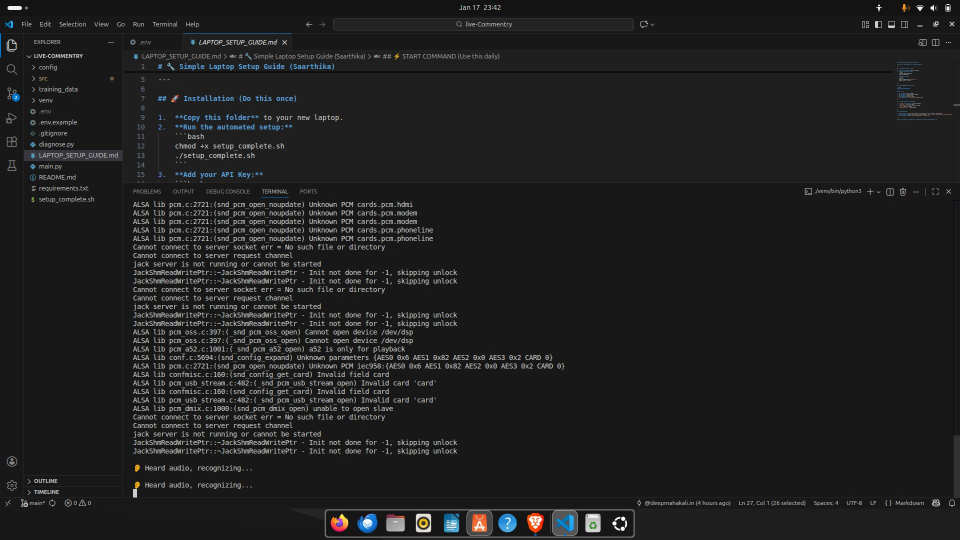
#> input picture training_data/gold_dataset/frame_20260117_234234.jpg, 1920 x 1080 px (shown at 1/2 size)
$ python -i advanced_image_processor.py   (imports and definitions only)
#> lines starting #> are read from the running program, lines starting #| are printed output that depends on the picture; after the words box and inside, x2 and y2 are one past the last pixel; in counts of white or black regions, pixels touching at a corner belong together
#> further down, picture is the input picture: PIL image 1920x1080 RGB; mean R, G, B 31.8, 32.1, 32.2
#!/usr/bin/env python3
"""
🖼️ Advanced Image Processing Module
Enhances screenshots for better AI vision model performance

Features:
- Multi-scale preprocessing
- Contrast enhancement
- Edge detection integration
- Object highlighting
- Scene segmentation
- Motion detection (between frames)
"""

import numpy as np
from PIL import Image, ImageEnhance, ImageFilter, ImageDraw
from typing import Tuple, Optional, List
import cv2
import io
import base64


class AdvancedImageProcessor:
    """Advanced image preprocessing for AI vision models"""

    def __init__(self, target_size: int = 1024, enhance_mode: str = 'balanced'):
        """
        Initialize image processor

        Args:
            target_size: Maximum width/height for processed images
            enhance_mode: 'speed', 'balanced', or 'quality'
        """
        self.target_size = target_size
        self.enhance_mode = enhance_mode
        self.previous_frame = None

        # Enhancement settings based on mode
        self.settings = {
            'speed': {
                'size': 768,
                'quality': 85,
                'sharpness': 1.0,
                'contrast': 1.0,
                'brightness': 1.0,
            },
            'balanced': {
                'size': 1024,
                'quality': 92,
                'sharpness': 1.3,
                'contrast': 1.15,
                'brightness': 1.05,
            },
            'quality': {
                'size': 1280,
                'quality': 98,
                'sharpness': 1.5,
                'contrast': 1.25,
                'brightness': 1.1,
            }
        }

        self.current_settings = self.settings.get(enhance_mode, self.settings['balanced'])

    def preprocess_for_vision_model(self, img: Image.Image,
                                   detect_motion: bool = True) -> Image.Image:
        """
        Complete preprocessing pipeline for vision models

        Args:
            img: Input PIL Image
            detect_motion: Whether to detect motion from previous frame

        Returns:
            Enhanced PIL Image
        """
        # Step 1: Resize intelligently
        img = self._smart_resize(img)

        # Step 2: Enhance contrast and brightness
        img = self._enhance_visibility(img)

        # Step 3: Sharpen details
        img = self._sharpen_details(img)

        # Step 4: Detect motion regions (if enabled)
        if detect_motion and self.previous_frame is not None:
            img = self._highlight_motion_regions(img)

        # Step 5: Enhance UI elements detection
        img = self._enhance_ui_elements(img)

        # Store for next frame
        self.previous_frame = img.copy()

        return img

    def _smart_resize(self, img: Image.Image) -> Image.Image:
        """Intelligent resizing that preserves important details"""
        target = self.current_settings['size']

        if img.width <= target and img.height <= target:
            return img

        # Calculate new size maintaining aspect ratio
        if img.width > img.height:
            new_width = target
            new_height = int(img.height * (target / img.width))
        else:
            new_height = target
            new_width = int(img.width * (target / img.height))

        # Use LANCZOS for high-quality downscaling
        return img.resize((new_width, new_height), Image.Resampling.LANCZOS)
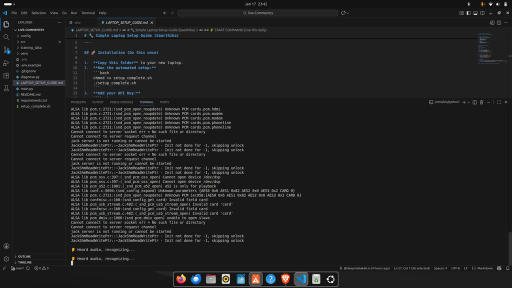
#> returned value: PIL image 1024x576 RGB (shown at 1/2 size); mean R, G, B 31.8, 32.1, 32.2

    def _enhance_visibility(self, img: Image.Image) -> Image.Image:
        """Enhance contrast and brightness for better AI understanding"""
        # Contrast enhancement
        contrast_enhancer = ImageEnhance.Contrast(img)
        img = contrast_enhancer.enhance(self.current_settings['contrast'])

        # Brightness enhancement
        brightness_enhancer = ImageEnhance.Brightness(img)
        img = brightness_enhancer.enhance(self.current_settings['brightness'])

        # Color saturation for better color recognition
        color_enhancer = ImageEnhance.Color(img)
        img = color_enhancer.enhance(1.1)

        return img

    def _sharpen_details(self, img: Image.Image) -> Image.Image:
        """Sharpen image for better detail recognition"""
        sharpness_enhancer = ImageEnhance.Sharpness(img)
        img = sharpness_enhancer.enhance(self.current_settings['sharpness'])

        # Additional unsharp mask for critical details
        if self.enhance_mode == 'quality':
            img = img.filter(ImageFilter.UnsharpMask(radius=2, percent=150, threshold=3))

        return img

    # [57 lines left out: functions _detect_motion_regions, _highlight_motion_regions, not called in this run]

    def _enhance_ui_elements(self, img: Image.Image) -> Image.Image:
        """
        Enhance UI elements (text, health bars, scores) for better recognition
        Uses edge detection to emphasize UI boundaries
        """
        if self.enhance_mode == 'speed':
            return img  # Skip for speed mode

        try:
            # Convert to numpy
            img_array = np.array(img)

            # Detect edges (UI elements have strong edges)
            gray = cv2.cvtColor(img_array, cv2.COLOR_RGB2GRAY)
            edges = cv2.Canny(gray, 50, 150)
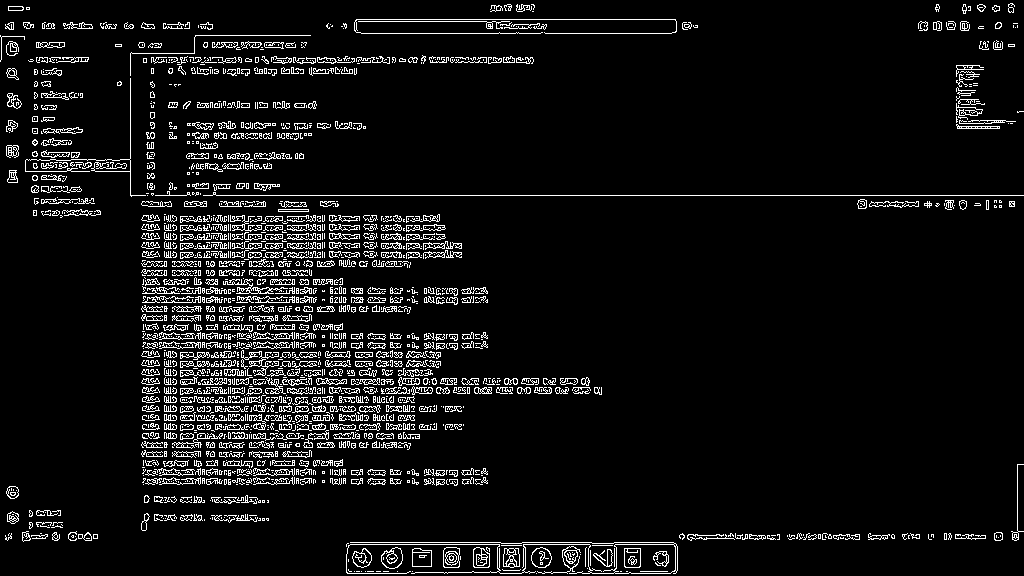
#> edges: shape (576, 1024); 6.8% white in thin lines or dots

            # Dilate edges slightly
            kernel = np.ones((2, 2), np.uint8)
            edges = cv2.dilate(edges, kernel, iterations=1)
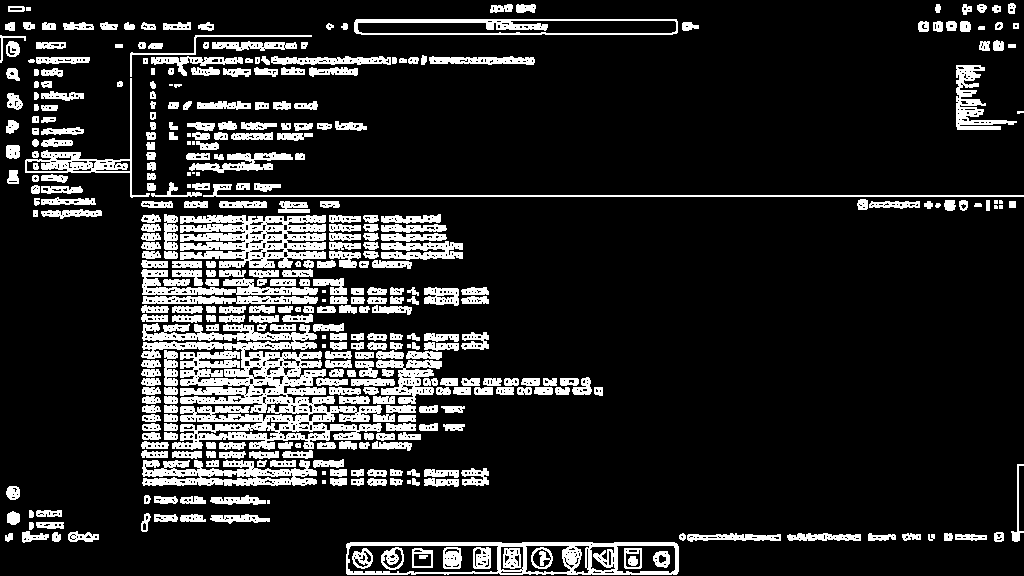
#> edges: shape (576, 1024); 14.8% white; 394 white regions (22 under 20 px), largest, box (x1, y1, x2, y2) and area: (141, 323, 395, 450) 13784, (180, 215, 326, 268) 5206, (346, 542, 679, 575) 3464

            # Blend edges back into image for emphasis
            edges_colored = np.stack([edges] * 3, axis=-1)
            img_array = img_array.astype(np.float32)
            img_array += edges_colored * 0.15  # Subtle edge emphasis
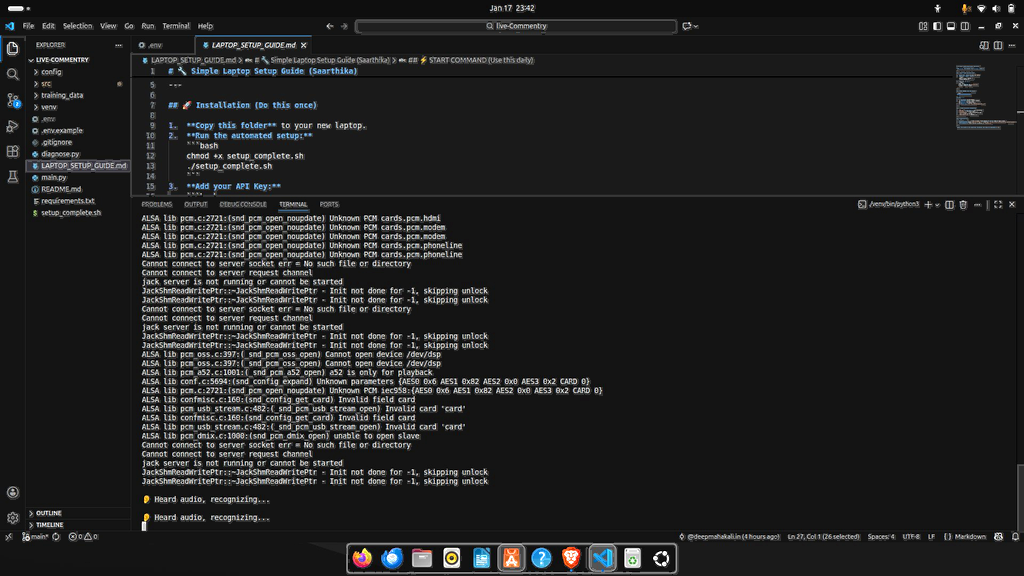
#> img_array: shape (576, 1024, 3) float32; mean R, G, B 37.9, 38.3, 38.5; drawn with min black and max white
            img_array = np.clip(img_array, 0, 255).astype(np.uint8)

            return Image.fromarray(img_array)
        except:
            return img

    # [131 lines left out: functions create_multi_scale_representation, add_context_overlay, enhance_color_channels, to_base64, get_image_statistics, _get_dominant_color and 1 more, not called in this run]


class GameplaySceneAnalyzer:
    """
    Analyzes gameplay scenes to provide context to the vision model
    This pre-analysis helps the model focus on important elements
    """

    def __init__(self):
        self.frame_history = []
        self.max_history = 5

    # [59 lines left out: functions analyze_scene_type, _is_static_scene, _detect_ui_elements, _calculate_motion_level, not called in this run]

>>> from PIL import Image
>>> picture = Image.open('../../training_data/gold_dataset/frame_20260117_234234.jpg')
>>> result = AdvancedImageProcessor().preprocess_for_vision_model(picture)
